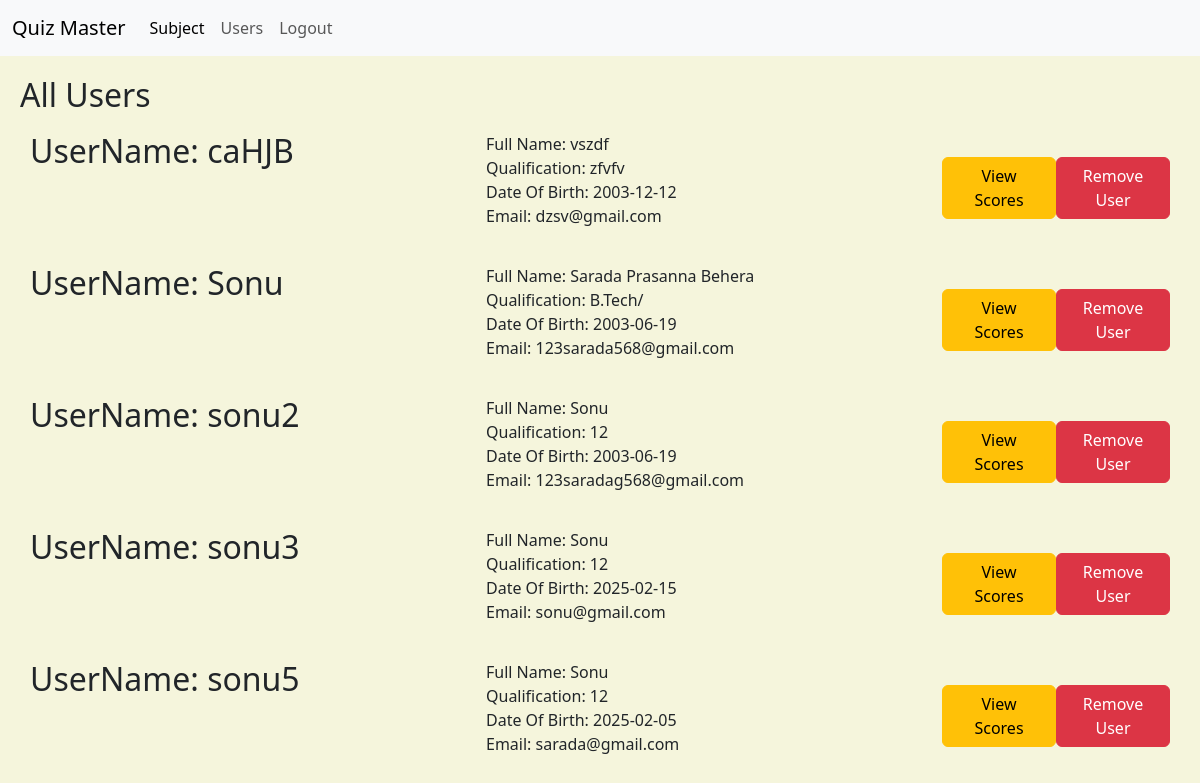
The page /admin/users (signed in) on the database as committed earlier.
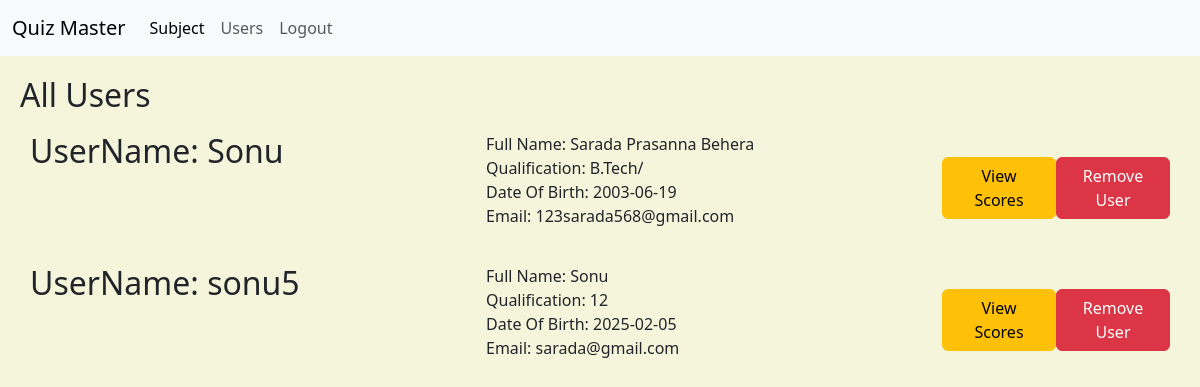
The same page on the database as committed later.
### models/models.py (models this page shows, shortened)
class User(UserMixin, db.Model):
    __tablename__ = 'user'
    id = db.Column(db.Integer, primary_key=True)
    username = db.Column(db.String(100), unique=True, nullable=False)
    email = db.Column(db.String(120), unique=True, nullable=False)
    password_hash = db.Column(db.String(256), nullable=False)
    full_name = db.Column(db.String(100), nullable=False)
    qualification = db.Column(db.String(100), nullable=False)
    dob = db.Column(db.Date, nullable=False)
    scores = db.relationship('Score', backref='user', lazy=True)

### controllers/admin.py (the view)
@admin_bp.route('/users')
@admin_required
def users():
    users = User.query.all()
    return render_template('admin_users.html', users=users, is_admin=True)

### controllers/admin.py (called while the page is built)
def admin_required(f):
    @wraps(f)
    def decorated_function(*args, **kwargs):
        if current_user.is_authenticated:
            admin = Admin.query.get(current_user.id)
            if not admin:
                flash('Access denied', 'danger')
                return redirect(url_for('auth.home'))
            else:
                return f(*args, **kwargs)
        else:
            flash('Access denied', 'danger')
            return redirect(url_for('auth.home'))
    return decorated_function

### controllers/auth.py (called while the page is built)
@login_manager.user_loader
def load_user(user_id):
    user = User.query.get(int(user_id))
    if user:
        return user
    return Admin.query.get(int(user_id))

### templates/admin_users.html (shortened to what this page needs)
{% extends 'base.html' %}
{% block styles %}
<link rel="stylesheet" href="{{ url_for('static', filename='CSS/admin_users.css') }}">
{% endblock %}
{% block content %}
    <div class="viewuser">
        <h2>All Users</h2>
        {% for user in users %}
            <div class="user">
                <div class="list-group">
                    <div class="d-flex w-100">
                        <h2 style="flex: 1;">UserName: {{ user.username }}</h2>
                        <p style="flex: 1;">
                            Full Name: {{ user.full_name }}</br>
                            Qualification: {{ user.qualification }}</br>
                            Date Of Birth: {{ user.dob }}</br>
                            Email: {{ user.email }}
                        </p>
                    </div>
                </div>
                <div class="score">
                    <a href="{{ url_for('admin.user_scores', user_id=user.id) }}" class="btn btn-warning">View Scores</a>
                </div>
                <div class="delete">
                    <button type="button" class="btn btn-danger"
            data-bs-toggle="modal"
            data-bs-target="#deleteuser-{{ user.id }}">
                    Remove User
                </button>
                </div>
            </div>
        {% endfor %}
    </div>
{% endblock %}

### templates/base.html (shortened to what this page needs)
<!DOCTYPE html>
<html lang="en">
    <head>
        {% block styles %}
        {% endblock %}
        <link rel="stylesheet" href="{{ url_for('static', filename='CSS/base.css') }}">
        <link href="https://cdn.jsdelivr.net/npm/bootstrap@5.3.3/dist/css/bootstrap.min.css" rel="stylesheet">
    </head>
    <body>
        <nav class="navbar navbar-expand-lg bg-body-tertiary">
            <div class="container-fluid">
            <a class="navbar-brand" href="{{ url_for('auth.home') }}">Quiz Master</a>
            <div class="collapse navbar-collapse" id="navbarNav">
                {% if current_user.is_authenticated %}
                    {% if is_admin %}
                        <ul class="navbar-nav">
                            <li class="nav-item">
                                <a class="nav-link active" href="{{ url_for('admin.subjects') }}">Subject</a>
                            </li>
                            <li class="nav-item">
                                <a class="nav-link" href="{{ url_for('admin.users')}}">Users</a>
                            </li>
                            <li class="nav-item">
                                <a class="nav-link" href="{{ url_for('auth.logout')}}">Logout</a>
                            </li>
                        </ul>
                    {% endif %}
                {% endif %}
            </div>
            </div>
        </nav>
        {% block content %}
        {% endblock %}
    </body>
</html>

### static/CSS/admin_users.css (style rules this page uses)
.user { display: grid; grid-template-columns: 8fr 1fr 1fr; padding: 10px; }
.score,.delete { display: flex; align-items: center; justify-content: center; }
.viewuser { padding: 10px !important; margin: 10px !important; }

### static/CSS/base.css (style rules this page uses)
body { height: 100vh; background-color: #F5F5DC !important; }

Rows that differ between the two databases and show on the page:
removed User: username "caHJB", full_name "vszdf", qualification "zfvfv", dob "2003-12-12", email "dzsv@gmail.com"
removed User: username "sonu2", full_name "Sonu", qualification "12", dob "2003-06-19", email "123saradag568@gmail.com"
removed User: username "sonu3", full_name "Sonu", qualification "12", dob "2025-02-15", email "sonu@gmail.com"
